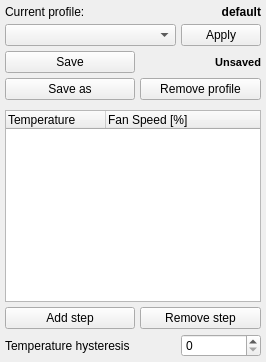
          <widget class="QWidget" name="page_profile">
           <layout class="QGridLayout" name="gridLayout_3" columnstretch="0,0,0,0,1">
            <property name="leftMargin">
             <number>5</number>
            </property>
            <property name="topMargin">
             <number>5</number>
            </property>
            <property name="rightMargin">
             <number>5</number>
            </property>
            <property name="bottomMargin">
             <number>5</number>
            </property>
            <property name="spacing">
             <number>5</number>
            </property>
            <item row="0" column="0">
             <widget class="QLabel" name="label_14">
              <property name="text">
               <string>Current profile:</string>
              </property>
             </widget>
            </item>
            <item row="2" column="2" colspan="2">
             <widget class="QLabel" name="l_fanProfileUnsavedIndicator">
              <property name="font">
               <font>
                <pointsize>8</pointsize>
                <bold>true</bold>
               </font>
              </property>
              <property name="text">
               <string>Unsaved</string>
              </property>
              <property name="alignment">
               <set>Qt::AlignRight|Qt::AlignTrailing|Qt::AlignVCenter</set>
              </property>
             </widget>
            </item>
            <item row="3" column="1" colspan="3">
             <widget class="QPushButton" name="btn_removeFanProfile">
              <property name="text">
               <string>Remove profile</string>
              </property>
             </widget>
            </item>
            <item row="1" column="0" colspan="3">
             <widget class="QComboBox" name="combo_fanProfiles"/>
            </item>
            <item row="6" column="1" colspan="3">
             <widget class="QPushButton" name="btn_removeFanStep">
              <property name="sizePolicy">
               <sizepolicy hsizetype="Minimum" vsizetype="Preferred">
                <horstretch>0</horstretch>
                <verstretch>0</verstretch>
               </sizepolicy>
              </property>
              <property name="text">
               <string>Remove step</string>
              </property>
             </widget>
            </item>
            <item row="3" column="0">
             <widget class="QPushButton" name="btn_saveAsFanProfile">
              <property name="minimumSize">
               <size>
                <width>130</width>
                <height>0</height>
               </size>
              </property>
              <property name="text">
               <string>Save as</string>
              </property>
             </widget>
            </item>
            <item row="1" column="3">
             <widget class="QPushButton" name="btn_applyFanProfile">
              <property name="text">
               <string>Apply</string>
              </property>
             </widget>
            </item>
            <item row="0" column="1" colspan="3">
             <widget class="QLabel" name="l_currentFanProfile">
              <property name="sizePolicy">
               <sizepolicy hsizetype="Expanding" vsizetype="Preferred">
                <horstretch>0</horstretch>
                <verstretch>0</verstretch>
               </sizepolicy>
              </property>
              <property name="font">
               <font>
                <bold>true</bold>
                <underline>false</underline>
               </font>
              </property>
              <property name="text">
               <string>default</string>
              </property>
              <property name="alignment">
               <set>Qt::AlignRight|Qt::AlignTrailing|Qt::AlignVCenter</set>
              </property>
             </widget>
            </item>
            <item row="5" column="0" colspan="4">
             <widget class="QTreeWidget" name="list_fanSteps">
              <property name="indentation">
               <number>2</number>
              </property>
              <column>
               <property name="text">
                <string>Temperature</string>
               </property>
              </column>
              <column>
               <property name="text">
                <string>Fan Speed [%]</string>
               </property>
              </column>
             </widget>
            </item>
            <item row="2" column="0">
             <widget class="QPushButton" name="btn_saveFanProfile">
              <property name="text">
               <string>Save</string>
              </property>
             </widget>
            </item>
            <item row="6" column="0">
             <widget class="QPushButton" name="btn_addFanStep">
              <property name="sizePolicy">
               <sizepolicy hsizetype="Minimum" vsizetype="Preferred">
                <horstretch>0</horstretch>
                <verstretch>0</verstretch>
               </sizepolicy>
              </property>
              <property name="text">
               <string>Add step</string>
              </property>
             </widget>
            </item>
            <item row="7" column="3">
             <widget class="QSpinBox" name="spin_hysteresis">
              <property name="maximum">
               <number>5</number>
              </property>
             </widget>
            </item>
            <item row="0" column="4" rowspan="8">
             <layout class="QVBoxLayout" name="verticalLayout_22"/>
            </item>
            <item row="7" column="0" colspan="3">
             <widget class="QLabel" name="label_6">
              <property name="text">
               <string>Temperature hysteresis</string>
              </property>
             </widget>
            </item>
           </layout>
          </widget>
